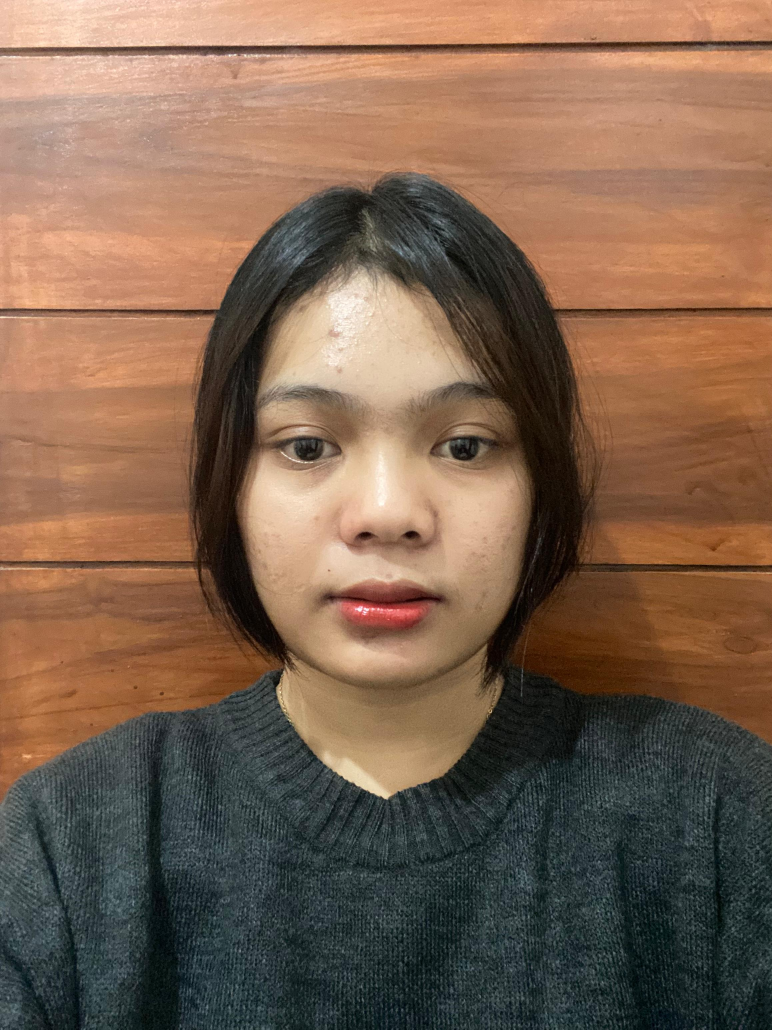
#> input picture referensi/Rahayu (1).jpg, 2316 x 3088 px, found by its file name (shown at 1/3 size); its folder holds only this picture in this run
$ jupyter execute --allow-errors PCD_A_UAS.ipynb
#> lines starting #> are read from the running program, lines starting #| are printed output that depends on the picture
# **Texture-based Nearest Neighbors Image Retrieval (Pattern Matching)**

METODE

EKSTRAKSI FITUR

1.   Local Binary Pattern (LBP)
2.   Histogram of Oriented Gradients (HOG)

Perhitungan Jarak

1.   Jarak Euclidean
2.   Cosine similarity

[cell 1]
# Path referensi dan uji
path_referensi = "/content/drive/MyDrive/referensi"
path_uji = "/content/drive/MyDrive/uji2"

# Load Google Drive
from google.colab import drive
drive.mount('/content/drive')

# Import library yang diperlukan
import os
from skimage.io import imread
from skimage.color import rgb2gray
from skimage.feature import local_binary_pattern, hog
from skimage.transform import resize
from skimage.exposure import equalize_hist
from scipy.spatial.distance import cosine, euclidean
import numpy as np
import matplotlib.pyplot as plt

# Fungsi ekstraksi fitur LBP
def ekstraksi_lbp(image, n_points, radius):
    """
    Ekstraksi fitur Local Binary Pattern (LBP) dari citra.
    """
    lbp = local_binary_pattern(image, n_points, radius, method='uniform')
    n_bins = int(lbp.max() + 1)  # Jumlah bin histogram
    hist, _ = np.histogram(lbp.ravel(), bins=n_bins, range=(0, n_bins))
    return hist / sum(hist)  # Normalisasi histogram

# Fungsi ekstraksi fitur HOG
def ekstraksi_hog(image, pixels_per_cell=(8, 8), cells_per_block=(2, 2)):
    """
    Ekstraksi fitur Histogram of Oriented Gradients (HOG) dari citra.
    """
    fitur = hog(image,
                pixels_per_cell=pixels_per_cell,
                cells_per_block=cells_per_block,
                feature_vector=True)
    return fitur

# Parameter LBP dan HOG
N_POINTS = 24  # Tetangga
RADIUS = 3     # Radius
TARGET_SIZE = (128, 128)  # Ukuran normalisasi citra

# Membaca file referensi
file_referensi = os.listdir(path_referensi)
feat_referensi = []

print("Ekstraksi fitur dari dataset referensi...")
for file in file_referensi:
    img_path = os.path.join(path_referensi, file)
    img = imread(img_path)
#> img is the input picture: shape (3088, 2316, 3); mean R, G, B 125.4, 99, 79.6
    img_gray = rgb2gray(img)  # Konversi ke grayscale
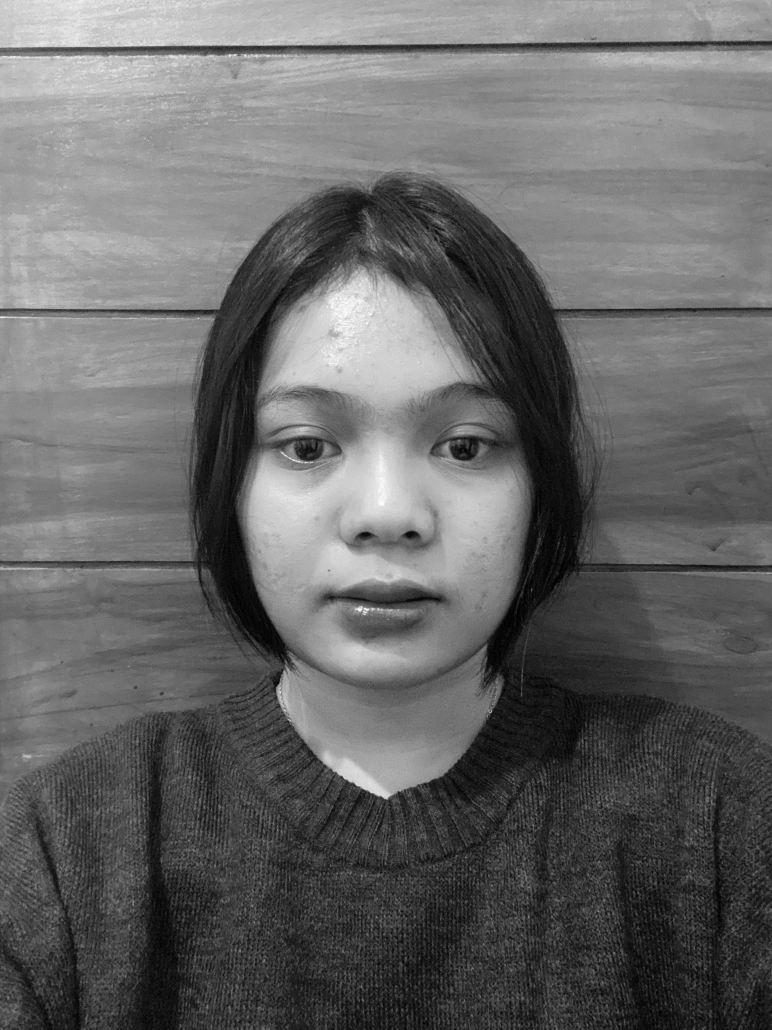
#> img_gray: shape (3088, 2316) float64 (shown at 1/3 size); min 0, max 0.998, mean 0.405
    img_gray = resize(img_gray, TARGET_SIZE, anti_aliasing=True)  # Normalisasi ukuran
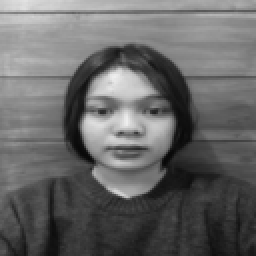
#> img_gray: shape (128, 128) float64 (shown 2 times larger); min 0.0314, max 0.94, mean 0.405
    img_gray = equalize_hist(img_gray)  # Normalisasi histogram
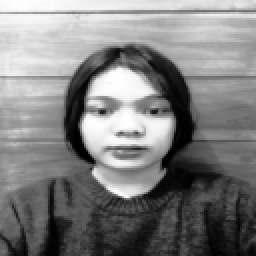
#> img_gray: shape (128, 128) float64 (shown 2 times larger); min 0.000183, max 1, mean 0.503

    # Ekstraksi fitur LBP dan HOG
    fitur_lbp = ekstraksi_lbp(img_gray, N_POINTS, RADIUS)
#> in ekstraksi_lbp, `lbp = local_binary_pattern(image, n_points, radius, method='uniform')`:
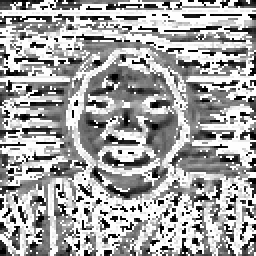
#> lbp: shape (128, 128) float64 (shown 2 times larger); min 0, max 25, mean 16.1; drawn with min black and max white
#> in ekstraksi_lbp, `n_bins = int(lbp.max() + 1)`: n_bins = 26
#> in ekstraksi_lbp, `hist, _ = np.histogram(lbp.ravel(), bins=n_bins, range=(0, n_bins))`: hist = 26 values, max 5795 at index 25, min 145 at index 18, mean 630.2
#> fitur_lbp = 26 values, max 0.354 at index 25, min 0.00885 at index 18, mean 0.0385
    fitur_hog = ekstraksi_hog(img_gray)
#> in ekstraksi_hog, `fitur = hog(image, pixels_per_cell=pixels_per_cell, cells_per_block=ce..`: fitur = 8100 values, max 0.619 at index 40, min 0 at index 3, mean 0.118
#> fitur_hog has the same summary as fitur in ekstraksi_hog

    # Gabungkan fitur LBP dan HOG
    fitur_kombinasi = np.hstack((fitur_lbp, fitur_hog))
#> fitur_kombinasi = 8126 values, max 0.619 at index 66, min 0 at index 29, mean 0.118
    feat_referensi.append(fitur_kombinasi)

# Menampilkan sampel citra referensi
print("\nMenampilkan sampel citra referensi...")
plt.figure(figsize=(10, 5))
for i in range(min(4, len(file_referensi))):  # Maksimal 4 citra
    img_sample = imread(os.path.join(path_referensi, file_referensi[i]))
    plt.subplot(1, 4, i+1)
    plt.imshow(img_sample, cmap='gray')
    plt.title(f"Referensi {i+1}")
    plt.axis('off')
plt.tight_layout()
plt.show()

# Membaca file uji
#> (the rest of this cell did not finish here and is left out)

$ run again, on referensi/Rahayu (5).jpg
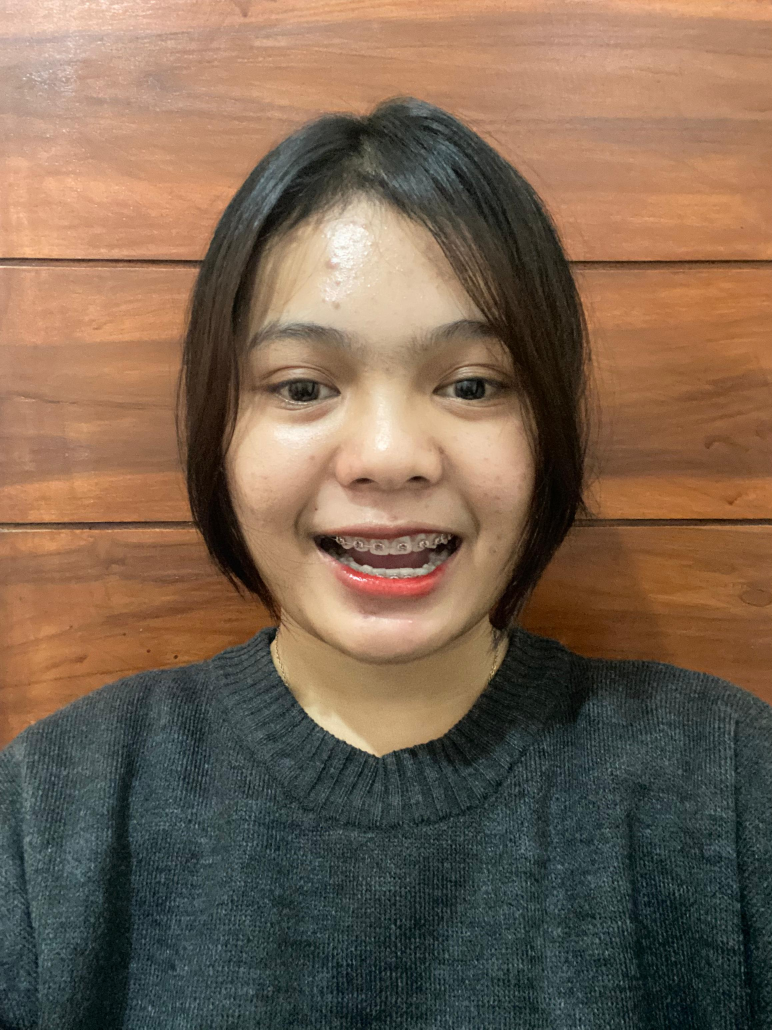
#> input picture referensi/Rahayu (5).jpg, 2316 x 3088 px, found by its file name (shown at 1/3 size)
#> img is the input picture: shape (3088, 2316, 3); mean R, G, B 122.3, 100.6, 81.4
#> `img_gray = equalize_hist(img_gray)`:
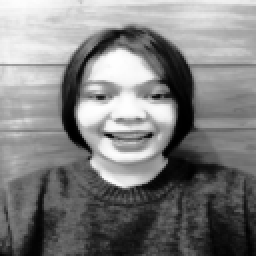
#> img_gray: shape (128, 128) float64 (shown 2 times larger); min 0.000305, max 1, mean 0.503
#> in ekstraksi_lbp, `lbp = local_binary_pattern(image, n_points, radius, method='uniform')`:
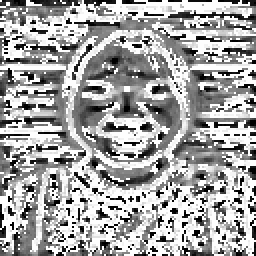
#> lbp: shape (128, 128) float64 (shown 2 times larger); min 0, max 25, mean 16.2; drawn with min black and max white
#> n_bins = 26
#> hist = 26 values, max 5787 at index 25, min 161 at index 18, mean 630.2
#> fitur_lbp = 26 values, max 0.353 at index 25, min 0.00983 at index 18, mean 0.0385
#> fitur = 8100 values, max 0.566 at index 924, min 0 at index 15, mean 0.123
#> fitur_hog has the same summary as fitur in ekstraksi_hog
#> fitur_kombinasi = 8126 values, max 0.566 at index 950, min 0 at index 41, mean 0.122
